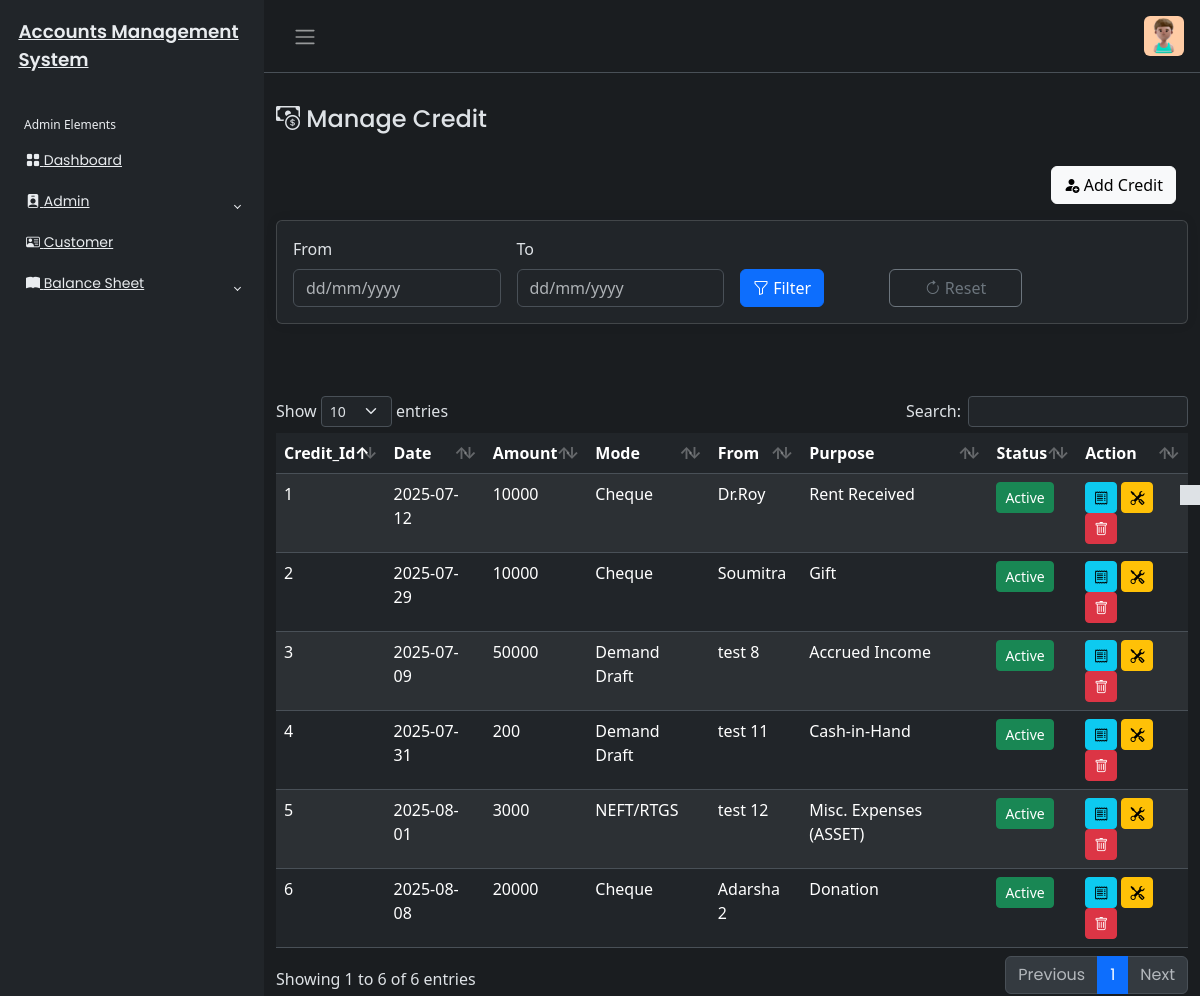
/Credit/credit.php (signed in), run on an earlier commit of the app's database.
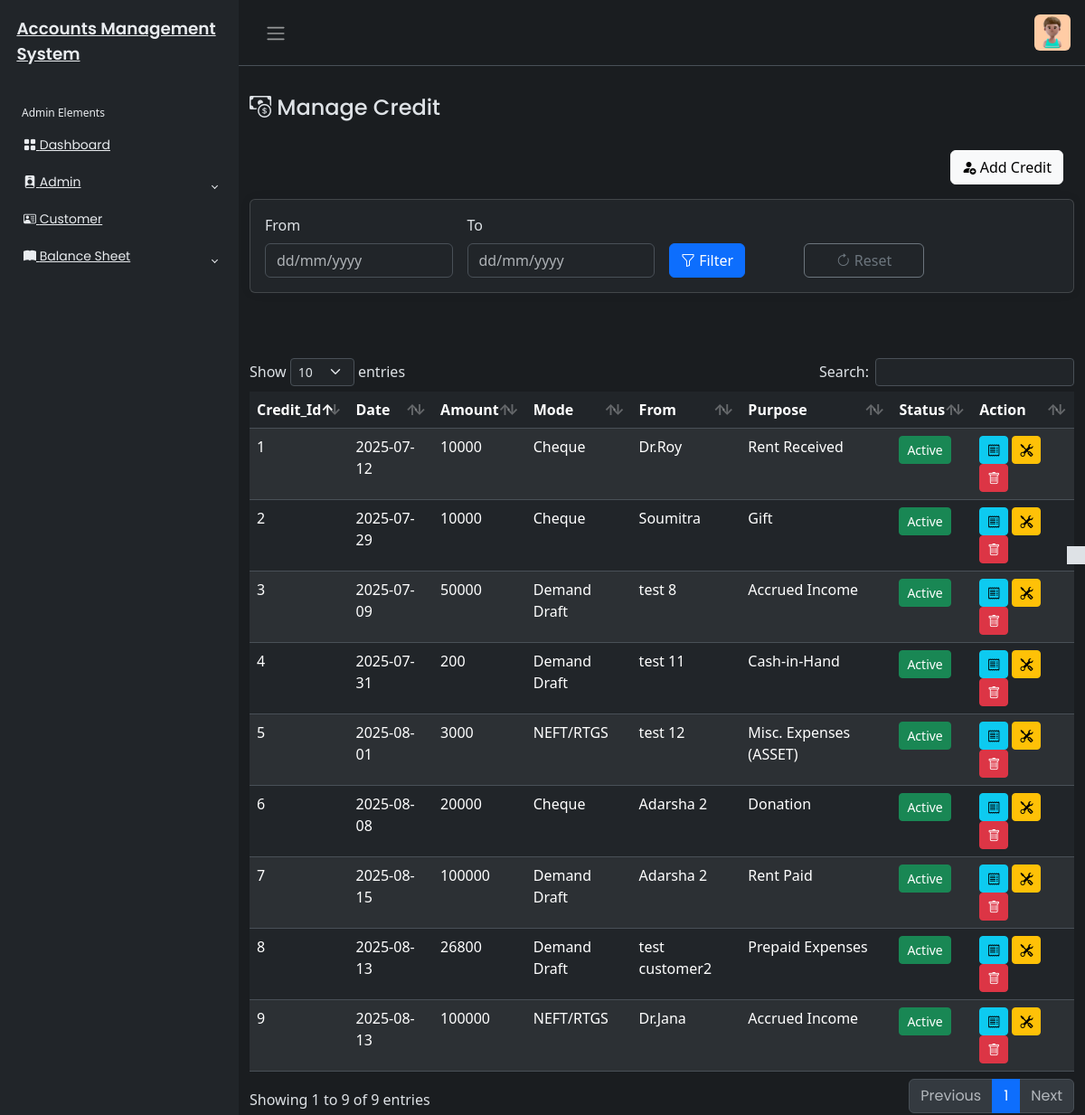
And on a later commit of the database.
### tables this page shows
CREATE TABLE `credit_tbl` (
  `credit_id` int(200) NOT NULL,
  `amount` varchar(450) NOT NULL,
  `c_date` date NOT NULL,
  `created_at` timestamp NOT NULL DEFAULT current_timestamp(),
  `updated_at` timestamp NOT NULL DEFAULT current_timestamp(),
  `credit_mode` varchar(450) NOT NULL,
  `credit_status` varchar(450) DEFAULT NULL,
  `c_id` int(200) NOT NULL,
  `gl_id` int(20) NOT NULL,
  `acc_id` int(200) NOT NULL,
  `cheque_number` varchar(450) NOT NULL,
  `bank_name` varchar(450) NOT NULL,
  `cheque_date` date NOT NULL
);

CREATE TABLE `customer_tbl` (
  `c_id` int(200) NOT NULL,
  `c_name` varchar(450) NOT NULL,
  `c_phone` varchar(450) NOT NULL,
  `c_email` varchar(450) DEFAULT NULL,
  `c_address` text DEFAULT NULL,
  `c_role` varchar(255) NOT NULL,
  `created_at` timestamp NOT NULL DEFAULT current_timestamp(),
  `updated_at` timestamp NOT NULL DEFAULT current_timestamp(),
  `c_status` varchar(400) DEFAULT NULL
);

CREATE TABLE `gl_tbl` (
  `gl_id` int(200) NOT NULL,
  `gl_name` varchar(450) NOT NULL,
  `gl_descript` varchar(450) NOT NULL,
  `gl_type` varchar(450) NOT NULL,
  `gl_status` varchar(450) DEFAULT NULL,
  `created_at` datetime NOT NULL DEFAULT current_timestamp(),
  `updated_at` datetime NOT NULL DEFAULT current_timestamp()
);

### Credit/credit.php (the view, shortened to what the changed rows need)
<?php
include('../includes/header.php');
if ($_SESSION['userAuth'] != "" && $_SESSION['userAuth'] != NULL) {
    include('../includes/sidebar.php');
    $date_sql="";
    $toDate=$fromDate="";
?>
<main class="mt-3 pt-3">
    <div class="container-fluid">
        <div class="row">
            <div class="col-md-8">
                <h4><i class="bi bi-cash-coin"></i> Manage Credit</h4>
            </div>
            <div class="mt-4 px-4">
                <button type="button" class="btn btn-light float-end" data-bs-toggle="modal" data-bs-target="#creditModal">
                    <i class="bi bi-person-fill-add"></i>
                    Add Credit
                </button>
            </div>
        </div>
        <?php
        require_once('../config/dbcon.php');
        try {
           $query = "SELECT * FROM credit_tbl
    INNER JOIN customer_tbl ON credit_tbl.c_id = customer_tbl.c_id
    INNER JOIN gl_tbl ON credit_tbl.gl_id = gl_tbl.gl_id
    INNER JOIN account_tbl ON credit_tbl.acc_id = account_tbl.acc_id
    $date_sql
    ORDER BY credit_tbl.credit_id";
            $stmt = $pdo->prepare($query);
            $stmt->execute();
            $result = $stmt->fetchAll(PDO::FETCH_ASSOC);
        } catch (PDOException $e) {
            echo "Error fetching records: " . htmlspecialchars($e->getMessage());
            $result = [];
        }
        ?>
        <div class="mt-3">
        <div class="row mt-3">
            <div class="col-md-12">
                <div class="card">
                    <div class="card-body">
                        <form method="POST" class="row g-3">
                            <div class="col-md-3">
                                <label for="from" class="form-label">From</label>
                                <input type="text" class="form-control" id="from" name="from"
                                       value="<?php echo $fromDate; ?>" placeholder="dd/mm/yyyy">
                            </div>
                            <div class="col-md-3">
                                <label for="to" class="form-label">To</label>
                                <input type="text" class="form-control" id="to" name="to"
                                       value="<?php echo $toDate; ?>" placeholder="dd/mm/yyyy">
                            </div>
                            <div class="col-md-2">
                                <label class="form-label">&nbsp;</label>
                                <button type="submit" name="submit" class="btn btn-primary d-block">
                                    <i class="bi bi-funnel"></i> Filter
                                </button>
                            </div>
                            <div class="col-md-2">
                                <label class="form-label">&nbsp;</label>
                                <a href="credit.php" class="btn btn-outline-secondary d-block">
                                    <i class="bi bi-arrow-clockwise"></i> Reset
                                </a>
                            </div>
                        </form>
                    </div>
                </div>
            </div>
        </div>
      <br><br>
            <table id="example" class="table table-striped data-table" style="width:100%">
                <thead>
                    <tr>
                        <th>Credit_Id</th>
                        <th>Date</th>
                        <th>Amount</th>
                        <th>Mode</th>
                        <th>From</th>
                        <th>Purpose</th>
                        <th>Status</th>
                        <th>Action</th>
                    </tr>
                </thead>
                <tbody>
                   <?php
                    foreach ($result as $row) {
                          ?>
                        <tr>
                             <td><?php echo htmlspecialchars($row['credit_id']); ?></td>
                            <td><?php echo htmlspecialchars($row['c_date']); ?></td>
                            <td><?php echo htmlspecialchars($row['amount']); ?></td>
                            <td><?php echo htmlspecialchars($row['credit_mode']); ?></td>
                            <td><?php echo htmlspecialchars($row['c_name']); ?></td>
                            <td><?php echo htmlspecialchars($row['gl_name']); ?></td>
                            <td>
                                <a href="toggle_credit.php?id=<?php echo htmlspecialchars($row['credit_id']); ?>" class="btn btn-sm <?php echo ($row['credit_status'] == 'active') ? 'btn-success' : 'btn-secondary'; ?>">
                                    <?php echo ($row['credit_status'] == 'active') ? 'Active' : 'Inactive'; ?>
                                </a>
                            </td>
                            <td>
                                <button class="btn btn-info btn-sm viewCredit"
                                    data-id="<?php echo htmlspecialchars($row['credit_id']); ?>"
                                    data-c_date="<?php echo htmlspecialchars($row['c_date']); ?>"
                                    data-amount="<?php echo htmlspecialchars($row['amount']); ?>"
                                    data-credit_mode="<?php echo htmlspecialchars($row['credit_mode']); ?>"
                                    data-c_name="<?php echo htmlspecialchars($row['c_name']); ?>"
                                    data-gl_name="<?php echo htmlspecialchars($row['gl_name']); ?>"
                                    data-acc_num="<?php echo htmlspecialchars($row['acc_num']); ?>"
                                    data-acc_ammo="<?php echo htmlspecialchars($row['acc_ammo']); ?>"
                                    data-c_id="<?php echo htmlspecialchars($row['c_id']); ?>"
                                    data-gl_id="<?php echo htmlspecialchars($row['gl_id']); ?>"
                                    data-acc_id="<?php echo htmlspecialchars($row['acc_id']); ?>"
                                    data-cheque_number="<?php echo isset($row['cheque_number']) ? htmlspecialchars($row['cheque_number']) : ''; ?>"
                                    data-bank_name="<?php echo isset($row['bank_name']) ? htmlspecialchars($row['bank_name']) : ''; ?>"
                                    data-cheque_date="<?php echo isset($row['cheque_date']) ? htmlspecialchars($row['cheque_date']) : ''; ?>"
                                    data-bs-toggle="modal" data-bs-target="#viewCreditModal">
                                    <i class="bi bi-receipt"></i>
                                </button>
                                <button class="btn btn-warning btn-sm editCredit"
                                    data-id="<?php echo htmlspecialchars($row['credit_id']); ?>"
                                    data-c_date="<?php echo htmlspecialchars($row['c_date']); ?>"
                                    data-amount="<?php echo htmlspecialchars($row['amount']); ?>"
                                    data-credit_mode="<?php echo htmlspecialchars($row['credit_mode']); ?>"
                                    data-c_id="<?php echo htmlspecialchars($row['c_id']); ?>"
                                    data-gl_id="<?php echo htmlspecialchars($row['gl_id']); ?>"
                                     data-acc_id="<?php echo htmlspecialchars($row['acc_id']); ?>"
                                    data-cheque_number="<?php echo isset($row['cheque_number']) ? htmlspecialchars($row['cheque_number']) : ''; ?>"
                                    data-bank_name="<?php echo isset($row['bank_name']) ? htmlspecialchars($row['bank_name']) : ''; ?>"
                                    data-cheque_date="<?php echo isset($row['cheque_date']) ? htmlspecialchars($row['cheque_date']) : ''; ?>"
                                    data-bs-toggle="modal" data-bs-target="#editCreditModal">
                                    <i class="bi bi-tools"></i>
                                </button>
                                <button class="btn btn-danger btn-sm deleteCredit"
                                    data-id="<?php echo htmlspecialchars($row['credit_id']);?>"
                                    data-bs-toggle="modal" data-bs-target="#deleteCreditModal">
                                    <i class="bi bi-trash"></i>
                                </button>
                            </td>
                        </tr>
                    <?php } ?>
                </tbody>
            </table>
        </div>
    </div>
</main>
<?php include('../includes/footer.php'); ?>
<?php
} else {
    echo '<script>
        alert("Not Authorised!");
        window.location.href = "../index.php";
    </script>';
}
?>

What changed in the data, as far as the page shows it:
added credit_tbl: credit_id "7", c_date "2025-08-15", amount "100000", credit_mode "Demand Draft", c.c_name "Adarsha 2", gl.gl_name "Rent Paid", credit_status "Active"
added credit_tbl: credit_id "8", c_date "2025-08-13", amount "26800", credit_mode "Demand Draft", c.c_name "test customer2", gl.gl_name "Prepaid Expenses", credit_status "Active"
added credit_tbl: credit_id "9", c_date "2025-08-13", amount "100000", credit_mode "NEFT/RTGS", c.c_name "Dr.Jana", gl.gl_name "Accrued Income", credit_status "Active"
Also different on the page:
text written by a page script: "Show entries Search: Showing 1 to 6 of 6 entries Previous 1 Next" → "Show entries Search: Showing 1 to 9 of 9 entries Previous 1 Next"
